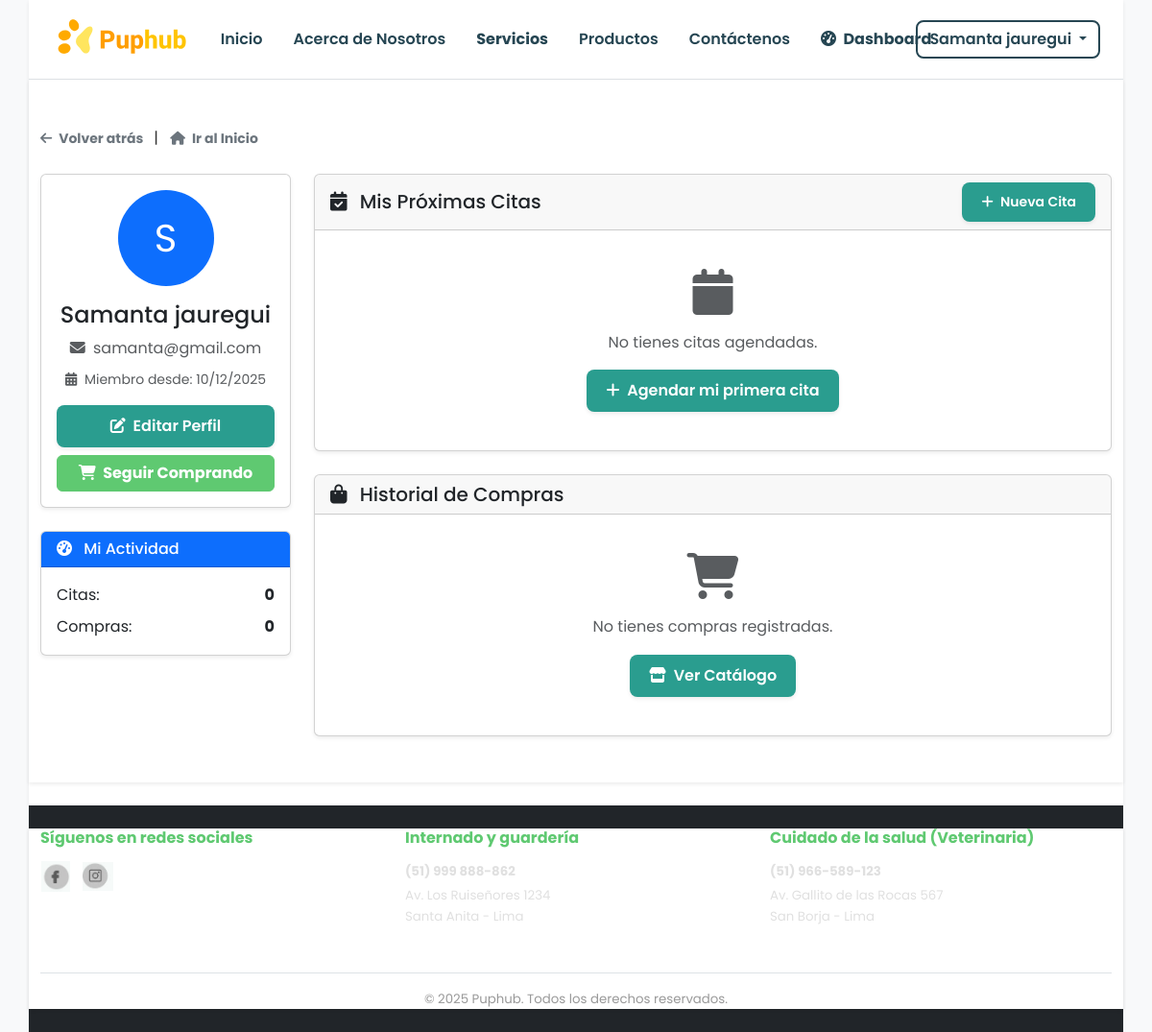
The app's page /perfil.php (signed in) with its own data.
### tables this page shows
CREATE TABLE `usuarios` (
  `id` int(11) UNSIGNED NOT NULL,
  `nombre_completo` varchar(100) NOT NULL,
  `email` varchar(100) NOT NULL,
  `telefono` varchar(15) DEFAULT NULL,
  `contrasena_hash` varchar(255) NOT NULL,
  `fecha_registro` timestamp NOT NULL DEFAULT current_timestamp(),
  `rol` enum('ADMIN','VENDEDOR') DEFAULT 'VENDEDOR',
  `activo` tinyint(1) DEFAULT 1
);

### perfil.php (the view, shortened to what this page needs)
<?php
$user_id = $_SESSION['user_id'];
$conn = new mysqli(DB_HOST, DB_USER, DB_PASS, DB_NAME);
$sql_usuario = "SELECT * FROM usuarios WHERE id = ?";
$stmt_usuario = $conn->prepare($sql_usuario);
$stmt_usuario->bind_param("i", $user_id);
$stmt_usuario->execute();
$result_usuario = $stmt_usuario->get_result();
$usuario = $result_usuario->fetch_assoc();
$sql_citas = "SELECT * FROM citas WHERE usuario_id = ? ORDER BY fecha DESC LIMIT 5";
$stmt_citas = $conn->prepare($sql_citas);
$stmt_citas->bind_param("i", $user_id);
$stmt_citas->execute();
$result_citas = $stmt_citas->get_result();
$sql_compras = "SELECT v.id, v.fecha, v.total, COUNT(vd.id) as items
                FROM ventas v
                LEFT JOIN venta_detalles vd ON v.id = vd.venta_id
                WHERE v.usuario_id = ?
                GROUP BY v.id
                ORDER BY v.fecha DESC
                LIMIT 5";
$stmt_compras = $conn->prepare($sql_compras);
$stmt_compras->bind_param("i", $user_id);
$stmt_compras->execute();
$result_compras = $stmt_compras->get_result();
?>
<!DOCTYPE html>
<html lang="es">
<head>
    <link href="https://cdn.jsdelivr.net/npm/bootstrap@5.3.2/dist/css/bootstrap.min.css" rel="stylesheet">
    <link rel="stylesheet" href="estilos.css">
    <link rel="stylesheet" href="https://cdnjs.cloudflare.com/ajax/libs/font-awesome/6.4.0/css/all.min.css">
</head>
<body>
    <?php include 'includes/header.php'; ?>
    <main class="container py-5">
        <p class="mb-4">
            <a href="javascript:history.back()" class="text-secondary small text-decoration-none fw-bold">
                <i class="fas fa-arrow-left me-1"></i> Volver atrás
            </a>
            <span class="mx-2">|</span>
            <a href="index.php" class="text-secondary small text-decoration-none fw-bold">
                <i class="fas fa-home me-1"></i> Ir al Inicio
            </a>
        </p>
        <div class="row">
            <div class="col-md-3">
                <div class="card mb-4 shadow-sm">
                    <div class="card-body text-center">
                        <div class="mb-3">
                            <div class="avatar-circle bg-primary text-white d-inline-flex align-items-center justify-content-center rounded-circle"
                                 style="width: 100px; height: 100px; font-size: 2.5rem;">
                                <?php echo strtoupper(substr($usuario['nombre_completo'], 0, 1)); ?>
                            </div>
                        </div>
                        <h4 class="card-title"><?php echo htmlspecialchars($usuario['nombre_completo']); ?></h4>
                        <p class="text-muted mb-2">
                            <i class="fas fa-envelope me-1"></i>
                            <?php echo htmlspecialchars($usuario['email']); ?>
                        </p>
                        <p class="small text-muted">
                            <i class="fas fa-calendar-alt me-1"></i>
                            Miembro desde: <?php echo date('d/m/Y', strtotime($usuario['fecha_registro'])); ?>
                        </p>
                        <div class="d-grid gap-2 mt-3">
                            <button class="btn btn-primary" data-bs-toggle="modal" data-bs-target="#modalEditarPerfil">
                                <i class="fas fa-edit me-1"></i> Editar Perfil
                            </button>
                            <a href="productos.php" class="btn btn-success">
                                <i class="fas fa-shopping-cart me-1"></i> Seguir Comprando
                            </a>
                        </div>
                    </div>
                </div>
                <div class="card shadow-sm">
                    <div class="card-header bg-primary text-white">
                        <h6 class="mb-0"><i class="fas fa-tachometer-alt me-2"></i> Mi Actividad</h6>
                    </div>
                    <div class="card-body">
                        <div class="d-flex justify-content-between mb-2">
                            <span>Citas:</span>
                            <strong><?php echo $result_citas->num_rows; ?></strong>
                        </div>
                        <div class="d-flex justify-content-between">
                            <span>Compras:</span>
                            <strong><?php echo $result_compras->num_rows; ?></strong>
                        </div>
                    </div>
                </div>
            </div>
            <div class="col-md-9">
                <div class="card mb-4 shadow-sm">
                    <div class="card-header d-flex justify-content-between align-items-center">
                        <h5 class="mb-0"><i class="fas fa-calendar-check me-2"></i> Mis Próximas Citas</h5>
                        <a href="servicios/" class="btn btn-sm btn-primary">
                            <i class="fas fa-plus me-1"></i> Nueva Cita
                        </a>
                    </div>
                    <div class="card-body">
                        <?php if($result_citas->num_rows > 0): ?>
                        <div class="table-responsive">
                            <table class="table table-hover">
                                <thead>
                                    <tr>
                                        <th>Servicio</th>
                                        <th>Fecha</th>
                                        <th>Hora</th>
                                        <th>Estado</th>
                                        <th>Acciones</th>
                                    </tr>
                                </thead>
                                <tbody>
                                    <?php while($cita = $result_citas->fetch_assoc()): ?>
                                    <tr>
                                        <td>
                                            <strong><?php echo ucfirst($cita['servicio']); ?></strong><br>
                                            <small class="text-muted"><?php echo $cita['tipo_servicio']; ?></small>
                                        </td>
                                        <td><?php echo date('d/m/Y', strtotime($cita['fecha'])); ?></td>
                                        <td><?php echo $cita['hora']; ?></td>
                                        <td>
                                            <?php
                                            $estados = [
                                                'pendiente' => 'warning',
                                                'confirmada' => 'success',
                                                'completada' => 'info',
                                                'cancelada' => 'danger'
                                            ];
                                            ?>
                                            <span class="badge bg-<?php echo $estados[$cita['estado']]; ?>">
                                                <?php echo ucfirst($cita['estado']); ?>
                                            </span>
                                        </td>
                                        <td>
                                            <button class="btn btn-sm btn-outline-primary"
                                                    data-bs-toggle="modal"
                                                    data-bs-target="#modalDetalleCita<?php echo $cita['id']; ?>">
                                                <i class="fas fa-eye"></i>
                                            </button>
                                            <?php if($cita['estado'] == 'pendiente'): ?>
                                            <button class="btn btn-sm btn-outline-danger"
                                                    onclick="cancelarCita(<?php echo $cita['id']; ?>)">
                                                <i class="fas fa-times"></i>
                                            </button>
                                            <?php endif; ?>
                                        </td>
                                    </tr>
                                    <?php endwhile; ?>
                                </tbody>
                            </table>
                        </div>
                        <?php else: ?>
                        <div class="text-center py-4">
                            <i class="fas fa-calendar fa-3x text-muted mb-3"></i>
                            <p class="text-muted">No tienes citas agendadas.</p>
                            <a href="servicios/" class="btn btn-primary">
                                <i class="fas fa-plus me-1"></i> Agendar mi primera cita
                            </a>
                        </div>
                        <?php endif; ?>
                    </div>
                </div>
                <div class="card shadow-sm">
                    <div class="card-header">
                        <h5 class="mb-0"><i class="fas fa-shopping-bag me-2"></i> Historial de Compras</h5>
                    </div>
                    <div class="card-body">
                        <?php if($result_compras->num_rows > 0): ?>
                        <div class="table-responsive">
                            <table class="table table-hover">
                                <thead>
                                    <tr>
                                        <th>Pedido #</th>
                                        <th>Fecha</th>
                                        <th>Items</th>
                                        <th>Total</th>
                                        <th>Estado</th>
                                        <th>Acciones</th>
                                    </tr>
                                </thead>
                                <tbody>
                                    <?php while($compra = $result_compras->fetch_assoc()): ?>
                                    <tr>
                                        <td>#<?php echo str_pad($compra['id'], 6, '0', STR_PAD_LEFT); ?></td>
                                        <td><?php echo date('d/m/Y', strtotime($compra['fecha'])); ?></td>
                                        <td><?php echo $compra['items']; ?> productos</td>
                                        <td><strong>S/ <?php echo number_format($compra['total'], 2); ?></strong></td>
                                        <td>
                                            <span class="badge bg-success">Completada</span>
                                        </td>
                                        <td>
                                            <button class="btn btn-sm btn-outline-primary">
                                                <i class="fas fa-receipt"></i> Ver Factura
                                            </button>
                                        </td>
                                    </tr>
                                    <?php endwhile; ?>
                                </tbody>
                            </table>
                        </div>
                        <?php else: ?>
                        <div class="text-center py-4">
                            <i class="fas fa-shopping-cart fa-3x text-muted mb-3"></i>
                            <p class="text-muted">No tienes compras registradas.</p>
                            <a href="productos.php" class="btn btn-primary">
                                <i class="fas fa-store me-1"></i> Ver Catálogo
                            </a>
                        </div>
                        <?php endif; ?>
                    </div>
                </div>
            </div>
        </div>
    </main>
    <?php include 'includes/footer.php'; ?>
</body>
</html>

### records on screen
usuarios: nombre_completo "S", nombre_completo "Samanta jauregui", email "samanta@gmail.com", fecha_registro "10/12/2025"

### other values on screen
$_SESSION['user_name'] "Samanta jauregui"
$result_citas->num_rows "0"
$result_compras->num_rows "0"
